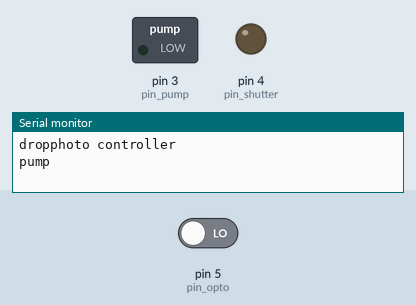
Bench run of a sketch on a simulated Arduino Uno, built with avr-gcc and run on an emulated ATmega328P. Parts: switched loads named in the sketch (green lamp = pin HIGH), output pins drawn as LEDs (lit = HIGH), the last lines printed to the serial monitor. The inputs (shaded band) are chosen by the test bench; at power-on: pin 5 (pin_opto) LOW. Pins used as bus, display or sensor lines are not drawn.

Above: at 0.2 s.
At 9.7 s:
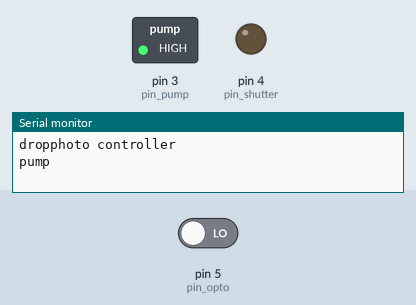
At 51.7 s:
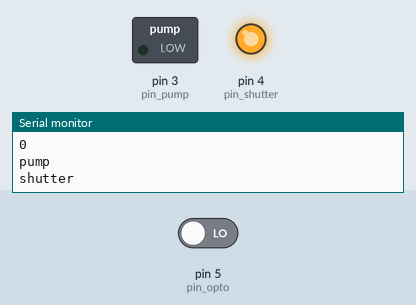
Timing chart, 0 to 52.0 s (numbered marks = the images above):
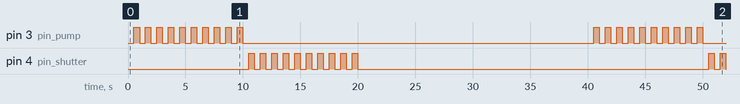

The sketch:

firmware.ino
```cpp
#include <Arduino.h>

constexpr int pin_pump = 3;
constexpr int pin_shutter = 4;
constexpr int pin_opto = 5;
constexpr int pin_trig = 6;

void setup()
{
    pinMode(pin_pump, OUTPUT);
    pinMode(pin_shutter, OUTPUT);
    pinMode(pin_opto, INPUT);
    pinMode(pin_trig, OUTPUT);

    Serial.begin(115200);
    Serial.println("dropphoto controller");
}

void loop()
{
    Serial.println("pump");
    for (int i = 0; i < 10; ++i)
    {
        digitalWrite(pin_pump, 0);
        delay(500);
        digitalWrite(pin_pump, 1);
        delay(500);
    }
    digitalWrite(pin_pump, 0);
    Serial.println("shutter");
    for (int i = 0; i < 10; ++i)
    {
        digitalWrite(pin_shutter, 0);
        delay(500);
        digitalWrite(pin_shutter, 1);
        delay(500);
    }
    digitalWrite(pin_shutter, 0);
    Serial.println("trig");
    for (int i = 0; i < 10; ++i)
    {
        digitalWrite(pin_trig, 0);
        delay(500);
        digitalWrite(pin_trig, 1);
        delay(500);
    }
    digitalWrite(pin_trig, 0);
    Serial.println("opto");
    for (int i = 0; i < 100; ++i)
    {
        Serial.println(digitalRead(pin_opto));
        delay(100);
    }
}
```

Measured:
- by itself, pin 3 (pin_pump), pin 4 (pin_shutter): repeats every 40.0 s: 9 × (LOW 0.50 s, HIGH 0.50 s), LOW 30.5 s, HIGH 0.50 s
- by itself, everything shown: repeats every 40.0 s, in 40 steps
